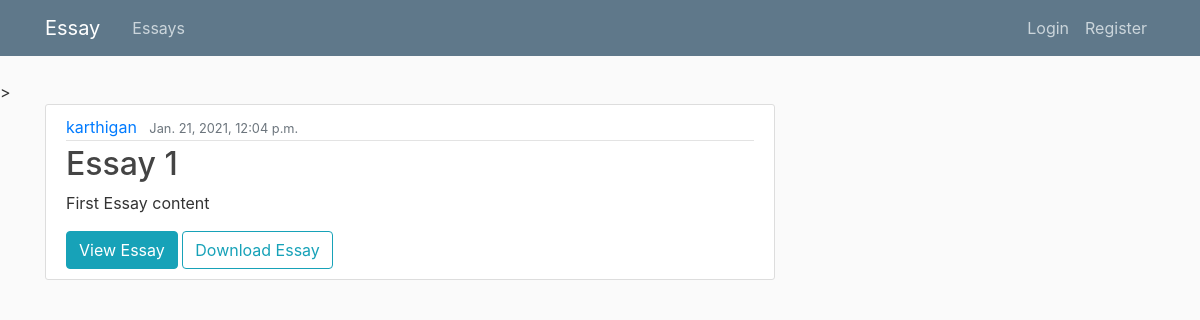
The app's page /essay/1 with its own data.
### EssayApp/models.py (models this page shows, shortened)
class Essay(models.Model):
    title = models.CharField(max_length = 100)
    content = models.TextField()
    date_posted = models.DateTimeField(auto_now=True)
    author = models.ForeignKey(User, on_delete=models.CASCADE)

### EssayApp/views.py (the view)
# urls.py: path('essay/<int:pk>',EssayDetailView.as_view(), name ='essay-detail'),
class EssayDetailView(DetailView):
    model = Essay

### EssayApp/templates/EssayApp/essay_detail.html (shortened to what this page needs)
{%extends "EssayApp/base.html"%}
{%block content%}
        <article class="media content-section">
            <div class="media-body">
                <div class="article-metadata">
                    <a class="mr-2" href="{%url 'user-essays' object.author.username%}">{{ object.author }}</a>
                    <small class="text-muted">{{ object.date_posted }}</small>
                </div>
                <h2 class="article-title">{{ object.title }}</h2>
                <p class="article-content">{{ object.content }}</p>
                <a class="btn btn-info" href="{% url 'pdf_view' object.id%}" target="_blank">View Essay</a>
                <a class="btn btn-outline-info"  href="{% url 'pdf_download' %}">Download Essay</a>
            </div>
        </article>
{%endblock content%}

### EssayApp/static/EssayApp/main.css (style rules this page uses)
body { background: #fafafa; color: #333333; margin-top: 5rem; }
h1, h2, h3, h4, h5, h6 { color: #444444; }
.content-section { background: #ffffff; padding: 10px 20px; border: 1px solid #dddddd; border-radius: 3px; margin-bottom: 20px; }
.article-title { color: #444444; }
.article-content { white-space: pre-line; }
.article-metadata { padding-bottom: 1px; margin-bottom: 4px; border-bottom: 1px solid #e3e3e3 }

### records on screen
Essay: author "karthigan", date_posted "Jan. 21, 2021, 12:04 p.m.", title "Essay 1", content "First Essay content"
